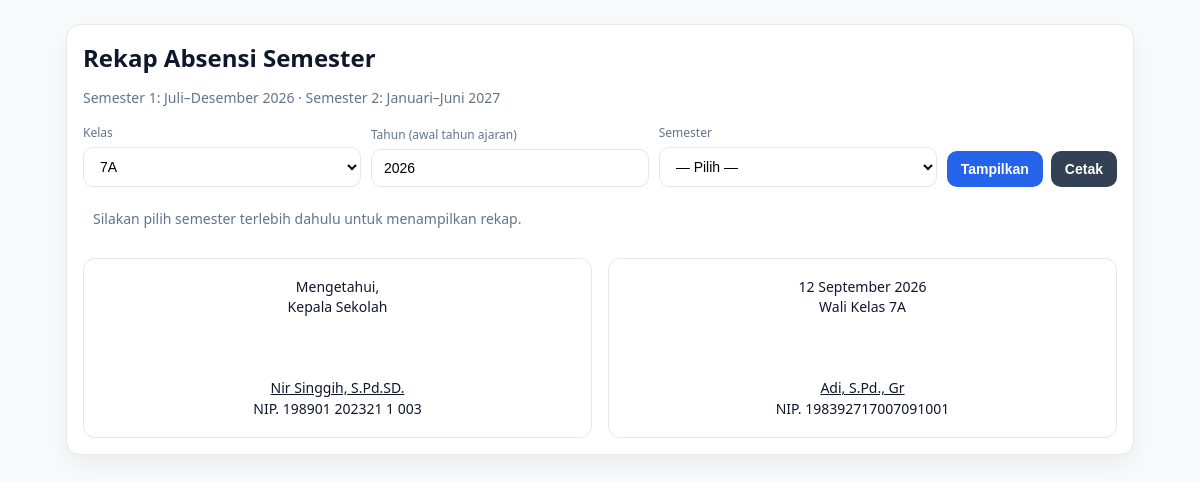
Page /raport.php?kelas=7A on the committed database.
### tables this page shows
CREATE TABLE `profil_sekolah` (
  `id` int(11) NOT NULL,
  `nama_sekolah` varchar(200) NOT NULL,
  `alamat` text NOT NULL,
  `kepala_sekolah` varchar(200) NOT NULL,
  `nip_kepala` varchar(50) NOT NULL,
  `logo` varchar(255) DEFAULT NULL,
  `background_kartu` varchar(255) DEFAULT NULL,
  `key_wa_sidobe` varchar(200) NOT NULL,
  `jam_masuk` time DEFAULT NULL,
  `jam_pulang` time DEFAULT NULL
);

CREATE TABLE `wali_kelas` (
  `id` int(11) NOT NULL,
  `kelas` varchar(20) NOT NULL,
  `nama_wali` varchar(100) NOT NULL,
  `nip_wali` varchar(50) DEFAULT NULL,
  `created_at` timestamp NOT NULL DEFAULT current_timestamp()
);

### raport.php (the view, shortened to what this page needs)
<?php
include 'config.php';
$kelas    = isset($_GET['kelas']) ? mysqli_real_escape_string($conn, $_GET['kelas']) : '';
$semester = isset($_GET['semester']) ? ($_GET['semester'] === '1' || $_GET['semester'] === '2' ? $_GET['semester'] : '') : '';
$tahun    = isset($_GET['tahun']) ? (int)$_GET['tahun'] : (int)date('Y');
$kelasList = mysqli_query($conn, "SELECT DISTINCT kelas FROM siswa ORDER BY kelas");
$siswaQuery = "SELECT * FROM siswa WHERE status='aktif'";
if ($kelas !== '') {
  $siswaQuery .= " AND kelas = '$kelas'";
}
$siswaQuery .= " ORDER BY nama";
$siswaResult = mysqli_query($conn, $siswaQuery);
$absensi = [];
$profil = mysqli_fetch_assoc(mysqli_query($conn, "SELECT kepala_sekolah, nip_kepala FROM profil_sekolah LIMIT 1"));
$wali_nama = '....................................';
$wali_nip  = '........................';
if ($kelas !== '') {
  $qWali = mysqli_query($conn, "SELECT nama_wali, nip_wali FROM wali_kelas WHERE kelas = '$kelas' LIMIT 1");
  if ($w = mysqli_fetch_assoc($qWali)) {
    $wali_nama = $w['nama_wali'] ?: $wali_nama;
    $wali_nip  = $w['nip_wali']  ?: $wali_nip;
  }
}
?>
<!DOCTYPE html>
<html lang="id">
<head>
</head>
<body>
  <div class="container">
    <div class="card">
      <h2>Rekap Absensi Semester</h2>
      <div class="subtitle">Semester 1: Juli–Desember <?= htmlspecialchars($tahun) ?> · Semester 2: Januari–Juni <?= htmlspecialchars($tahun+1) ?></div>
      <form method="get" class="filters">
        <div>
          <label for="kelas">Kelas</label>
          <select id="kelas" name="kelas">
            <?php while ($k = mysqli_fetch_assoc($kelasList)) {
              $sel = ($k['kelas'] === $kelas) ? 'selected' : '';
              echo "<option value='".htmlspecialchars($k['kelas'],ENT_QUOTES)."' $sel>".htmlspecialchars($k['kelas'])."</option>";
            } ?>
          </select>
        </div>
        <div>
          <label for="tahun">Tahun (awal tahun ajaran)</label>
          <input id="tahun" type="number" name="tahun" value="<?= htmlspecialchars($tahun) ?>" inputmode="numeric" />
        </div>
        <div>
          <label for="semester">Semester</label>
          <select id="semester" name="semester" required>
            <option value="">— Pilih —</option>
          </select>
        </div>
        <div class="wide actions" style="display:flex; gap:8px;">
          <button type="submit" class="btn">Tampilkan</button>
          <button type="button" class="btn secondary" onclick="window.print()">Cetak</button>
        </div>
      </form>
      <?php if ($semester !== ''): ?>
      <div class="table-wrap" role="region" aria-label="Tabel Rekap Absensi Semester" tabindex="0">
        <table>
          <thead>
            <tr>
              <th style="width:56px">No</th>
              <th style="width:120px">NIS</th>
              <th style="min-width:200px; text-align:left">Nama</th>
              <th>H</th>
              <th>S</th>
              <th>I</th>
              <th>A</th>
            </tr>
          </thead>
          <tbody>
            <?php
            $no = 1;
            mysqli_data_seek($siswaResult, 0);
            while ($siswa = mysqli_fetch_assoc($siswaResult)):
              $sid = $siswa['id'];
              $countH = $countS = $countI = $countA = 0;
              if (isset($absensi[$sid])) {
                foreach ($absensi[$sid] as $tgl => $val) {
                  if     ($val === 'H') $countH++;
                  elseif ($val === 'S') $countS++;
                  elseif ($val === 'I') $countI++;
                  elseif ($val === 'A') $countA++;
                }
              }
            ?>
              <tr>
                <td><?= $no ?></td>
                <td><?= htmlspecialchars($siswa['nis']) ?></td>
                <td style="text-align:left"><?= htmlspecialchars($siswa['nama']) ?></td>
                <td><span class="tag h"><?= $countH ?></span></td>
                <td><span class="tag s"><?= $countS ?></span></td>
                <td><span class="tag i"><?= $countI ?></span></td>
                <td><span class="tag a"><?= $countA ?></span></td>
              </tr>
            <?php $no++; endwhile; ?>
          </tbody>
        </table>
      </div>
      <?php else: ?>
        <div style="padding:10px; color:var(--muted); font-size:14px">Silakan pilih semester terlebih dahulu untuk menampilkan rekap.</div>
      <?php endif; ?>
      <div class="footer-sign">
        <div class="sign-card">
          Mengetahui,<br>Kepala Sekolah<br><br><br><br>
          <u><?= htmlspecialchars($profil['kepala_sekolah'] ?? '....................................') ?></u><br>
          NIP. <?= htmlspecialchars($profil['nip_kepala'] ?? '........................') ?>
        </div>
        <div class="sign-card">
          <?= date("j F Y") ?><br>
          Wali Kelas <?= $kelas !== '' ? htmlspecialchars($kelas) : '(Semua Kelas)' ?><br><br><br><br>
          <u><?= htmlspecialchars($wali_nama) ?></u><br>
          NIP. <?= htmlspecialchars($wali_nip) ?>
        </div>
      </div>
    </div>
  </div>
</body>
</html>

### raport.php (style rules this page uses)
:root { --bg:#f8fafc; --card:#ffffff; --ink:#0f172a; --muted:#64748b; --brand:#2563eb; --ok:#16a34a; --warn:#ea580c; --bad:#dc2626; --ring:#dbeafe; --line:#e5e7eb; --radius:14px; --shadow:0 10px 24px rgba(2,6,23,.06); }
* { box-sizing:border-box }
html,body { margin:0;padding:0;background:var(--bg);color:var(--ink) }
body { font-family:ui-sans-serif,system-ui,-apple-system,"Segoe UI",Roboto,"Helvetica Neue",Arial,"Noto Sans","Apple Color Emoji","Segoe UI Emoji"; line-height:1.45 }
.container { max-width:1100px; margin:24px auto; padding:0 16px; }
.card { background:var(--card); border:1px solid var(--line); border-radius:var(--radius); box-shadow:var(--shadow); padding:16px; }
h2 { margin:0 0 12px; font-size:clamp(18px,2.5vw,24px) }
.subtitle { color:var(--muted); font-size:14px; margin-bottom:16px }
.filters { display:grid; grid-template-columns:1fr 1fr 1fr auto; gap:10px; align-items:end; margin-bottom:12px }
label { font-size:12px; color:var(--muted); display:block; margin-bottom:6px }
select,input[type="number"] { width:100%; padding:10px 12px; border:1px solid var(--line); border-radius:10px; background:#fff; font-size:14px; outline:none; transition:border .2s, box-shadow .2s; }
.btn { appearance:none; border:none; cursor:pointer; padding:10px 14px; border-radius:10px; font-weight:600; font-size:14px; background:var(--brand); color:#fff; transition:filter .2s, transform .02s; }
.btn.secondary { background:#334155 }
.footer-sign { display:grid; grid-template-columns:1fr 1fr; gap:16px; margin-top:18px; font-size:14px; text-align:center; }
.sign-card { background:#fff; border:1px solid var(--line); border-radius:12px; padding:18px }

### rows in the picture
profil_sekolah: kepala_sekolah "Nir Singgih, S.Pd.SD.", nip_kepala "198901 202321 1 003"
wali_kelas: nama_wali "Adi, S.Pd., Gr", nip_wali "198392717007091001"

### other values in the picture
$tahun "2026"
$tahun+1 "2027"
$kelas "7A"
form field kelas "7A"
